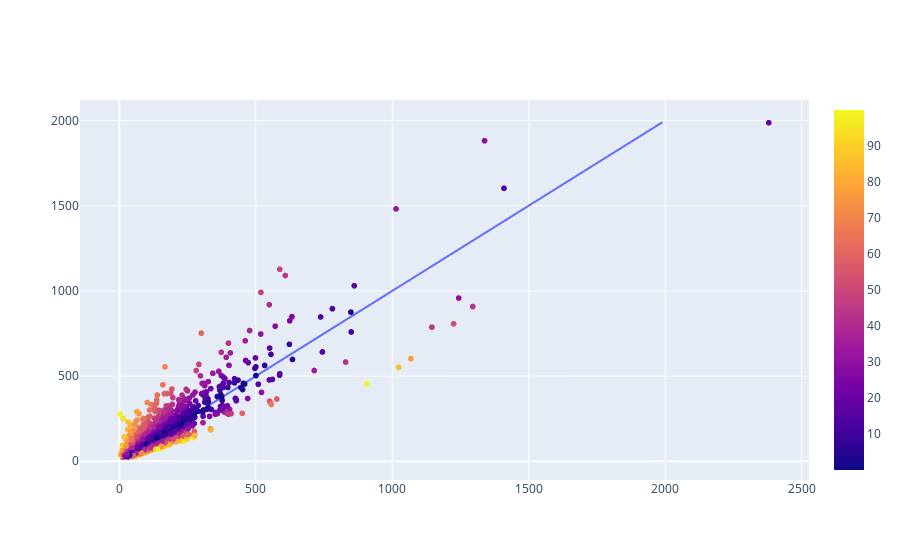

The notebook cell this image was saved under:
### Code cell
import plotly.express as px
import plotly.graph_objects as go


dataframes = []

# from the data directory
for dpt in [1, 26, 38, 42, 69]:
    results = pd.read_csv(os.path.join('../evaluation','results_{}.csv'.format(dpt)))
    dataframes.append(results)
    
dataframes.append(pd.read_csv(os.path.join('../analysis/building/results_buildings.csv')))    
    
# append all dataframes
df = pd.concat(dataframes)


df = df[df['APE'] < 100]
    
fig1 = px.line(df, x="target_kWp", y="target_kWp")

fig2 = px.scatter(df, x="est_kWp", y="target_kWp", color="APE")

fig3 = go.Figure(data=fig1.data + fig2.data)

fig3.show()

### Figure 1 — Plotly figure (JSON) as saved in the notebook; plotly's stock layout.template omitted (floating-point values rounded to 4 significant figures; data arrays with more than 128 entries replaced by an {"elided": "..."} marker saying what was removed)
{"data": [{"hovertemplate": "target_kWp=%{y}<extra></extra>", "legendgroup": "", "line": {"color": "#636efa", "dash": "solid"}, "marker": {"symbol": "circle"}, "mode": "lines", "name": "", "showlegend": false, "type": "scattergl", "x": {"elided": "1907 float values"}, "xaxis": "x", "y": {"elided": "1907 float values"}, "yaxis": "y"}, {"hovertemplate": "est_kWp=%{x}<br>target_kWp=%{y}<br>APE=%{marker.color}<extra></extra>", "legendgroup": "", "marker": {"color": {"elided": "1907 float values"}, "coloraxis": "coloraxis", "symbol": "circle"}, "mode": "markers", "name": "", "showlegend": false, "type": "scattergl", "x": {"elided": "1907 float values"}, "xaxis": "x", "y": {"elided": "1907 float values"}, "yaxis": "y"}], "layout": {}}
